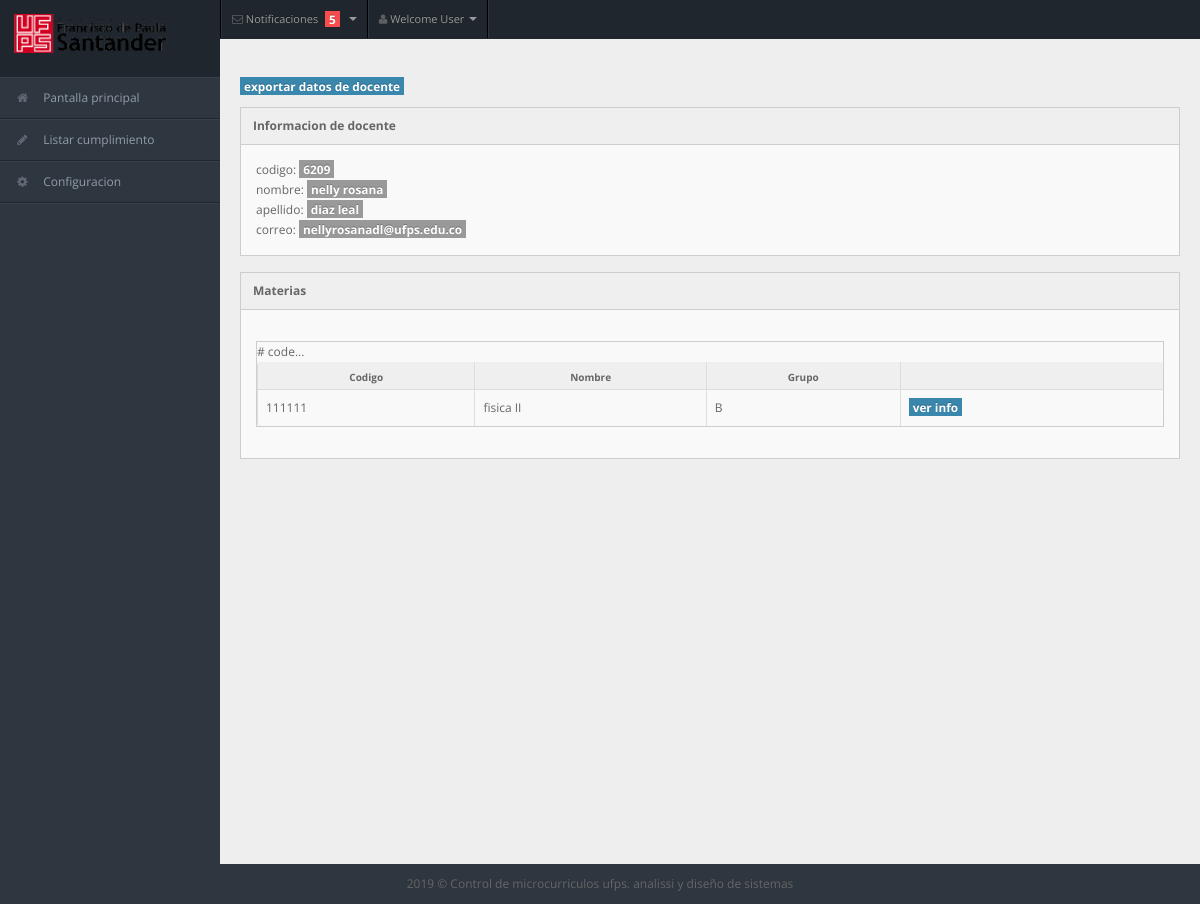
Screenshot of /views/admin/materiadocente.php?cod=6209 with the database file from the repository.
### tables this page shows
CREATE TABLE `persona` (
  `codigo` int(11) NOT NULL,
  `nombre` varchar(50) NOT NULL,
  `apellidos` varchar(50) NOT NULL,
  `correo` varchar(50) NOT NULL,
  `contrasena` varchar(255) NOT NULL,
  `tipo` int(11) NOT NULL
);

CREATE TABLE `asignatura` (
  `codigo` int(11) NOT NULL,
  `nombre` varchar(50) NOT NULL,
  `semestre` int(11) NOT NULL,
  `intensidadhoraria` int(11) NOT NULL,
  `creditos` int(11) NOT NULL,
  `nombre_plandeestudios` varchar(50) NOT NULL
);

CREATE TABLE `grupo` (
  `grupo_numero` int(11) NOT NULL,
  `codigo_asignatura` int(11) NOT NULL,
  `grupo` char(1) NOT NULL DEFAULT 'A',
  `codigo_docente` int(11) NOT NULL DEFAULT '0'
);

### model/DAO/personaDAO.php (called while the page is built, shortened)
<?php
require_once '../../model/DTO/personaDTO.php';
class personaDAO {
    public function consultar($id) {
        $conexion = new Conexion();
        $consulta = $conexion->prepare('SELECT * FROM persona WHERE codigo= :idc');
        $consulta->bindParam(':idc', $id);
        $consulta->execute();
        $tabla_datos = $consulta->fetchAll(PDO::FETCH_ASSOC);
        $ces = null;
        if (count($tabla_datos) == 1) {
            foreach ($tabla_datos as $con => $valor) {
                $ces = new personaDTO();
                $ces->setCodigo($tabla_datos[$con]["codigo"]);
                $ces->setNombre($tabla_datos[$con]["nombre"]);
                $ces->setApellido($tabla_datos[$con]["apellidos"]);
                $ces->setCorreo($tabla_datos[$con]["correo"]);
                $ces->setContrasena($tabla_datos[$con]["contrasena"]);
                $ces->setTipo($tabla_datos[$con]["tipo"]);
            }
            return $ces;
        } else {
            return null;
        }
    }
}

### model/DTO/personaDTO.php (called while the page is built, shortened)
<?php
class personaDTO {
    private $codigo;
    private $nombre;
    private $apellido;
    private $correo;
    function getCodigo() {
        return $this->codigo;
    }
    function getNombre() {
        return $this->nombre;
    }
    function getApellido() {
        return $this->apellido;
    }
    function getCorreo() {
        return $this->correo;
    }
    function setCodigo($codigo) {
        $this->codigo = $codigo;
    }
    function setNombre($nombre) {
        $this->nombre = $nombre;
    }
    function setApellido($apellido) {
        $this->apellido = $apellido;
    }
    function setCorreo($correo) {
        $this->correo = $correo;
    }
}

### model/DAO/docenteDAO.php (called while the page is built, shortened)
<?php
class docenteDAO {
    public function consultarMaterias($id) {
        $conexion = new Conexion();
        $consulta = $conexion->prepare("SELECT  A.codigo , A.nombre , G.grupo , G.grupo_numero , A.nombre_plandeestudios   FROM asignatura A,
            grupo G , docente D WHERE A.codigo = G.codigo_asignatura AND D.codigo_persona = G.codigo_docente AND G.codigo_docente =:idc");
        $consulta->bindParam(':idc', $id);
        $consulta->execute();
        $tabla_datos = $consulta->fetchAll(PDO::FETCH_NUM);
        $asct = array();
        foreach ($tabla_datos as $con) {
            array_push($asct, $con);
        }
        return $asct;
    }
}

### controllers/consultaseguimientocontroller.php (called while the page is built, shortened)
<?php
require_once '../../model/DAO/docenteDAO.php';
require_once '../../model/DAO/personaDAO.php';
require_once '../../model/DTO/personaDTO.php';
class consultaController {
    public function consultaMateriasDocente($cod) {
        $docdao = new docenteDAO();
        return $docdao->consultarMaterias($cod);
    }
}
?>

### views/admin/materiadocente.php (the view, shortened to what this page needs)
<!DOCTYPE html>
<html lang="en">
    <?php
    require_once '../../model/DAO/docenteDAO.php';
    require_once '../../model/DAO/personaDAO.php';
    require_once '../../model/DTO/personaDTO.php';
    require_once '../../controllers/consultaseguimientocontroller.php';
    $algo = new consultaController();
    $perdao = new personaDAO();
    $persona = $perdao->consultar($cod);
    $list = $algo->consultaMateriasDocente($cod);
    ?>
    <head>
        <link rel="stylesheet" href="../css/bootstrap.min.css" />
        <link rel="stylesheet" href="../css/bootstrap-responsive.min.css" />
        <link rel="stylesheet" href="../css/fullcalendar.css" />
        <link rel="stylesheet" href="../css/matrix-style.css" />
        <link rel="stylesheet" href="../css/matrix-media.css" />
        <link href="../font-awesome/css/font-awesome.css" rel="stylesheet" />
        <link rel="stylesheet" href="../css/jquery.gritter.css" />
    </head>
    <body>
        <?php
        include("../includes/navadmin.php");
        include("../includes/sideadmin.php");
        ?>
        <div id="content">
            <div class="container-fluid">
                <div class="row-fluid">
                    <div class="span6">
                        <a href="#">
                            <span class="label label-info">exportar datos de docente</span>
                        </a>
                    </div>
                    <div class="widget-box">
                        <div class="widget-title">
                            <h5>Informacion de docente</h5>
                        </div>
                        <div class="widget-content">
                            codigo:  <span class="label"><?php echo $persona->getCodigo(); ?> </span>
                            <br>
                            nombre: <span class="label"><?php echo $persona->getNombre(); ?></span>
                            <br>
                            apellido: <span class="label"><?php echo $persona->getApellido(); ?></span>
                            <br>
                            correo: <span class="label"><?php echo $persona->getCorreo(); ?></span>
                            <br>
                        </div>
                    </div>
                    <div class="widget-box">
                        <div class="widget-title">
                            <h5>Materias</h5>
                        </div>
                        <div class="widget-content">
                            <div class="widget-box">
                                <div class="widget-content nopadding">
                                    <table class="table table-bordered table-striped">
                                        <thead>
                                            <tr>
                                                <th>Codigo</th>
                                                <th>Nombre</th>
                                                <th>Grupo</th>
                                                <th></th>
                                            </tr>
                                        </thead>
                                        <tbody>
                                            <?php foreach ($list as $mat) { ?>
                                              <tr class="odd gradeA">
                                                  <td><?php echo $mat[0] ?> </td>
                                                  <td><?php echo $mat[1] ?></td>
                                                  <td><?php echo $mat[2] ?></td>
                                                  <td>
                                                      <a href="materia.php?<?php echo 'cod=' . $mat[0] . '&gru=' . $mat[0]; ?>">
                                                          <span class="label label-info">ver info</span>
                                                      </a>
                                                  </td>
                                              </tr>
                                            <?php } ?>
                                        </tbody>
                                    </table>
                                </div>
                            </div>
                        </div>
                    </div>
                </div>
            </div>
        </div>
        <?php
        include("../includes/footer.php");
        ?>
    </body>
</html>

### views/css/matrix-style.css (style rules this page uses)
* { outline:none !important; -moz-outline: none !important; }
html, body { height:100% }
body { overflow-x: hidden; margin-top: -10px; font-family: 'Open Sans', sans-serif; font-size:12px; color:#666; }
a { color:#666; }
select, textarea, input[type="text"], input[type="password"], input[type="datetime"], input[type="datetime-local"], input[type="date"], input[type="month"], input[type="time"], input[type="week"], input[type="number"], input[type="email"], input[type="url"], input[type="search"], input[type="tel"], input[type="color"], .uneditable-input, .label, .dropdown-menu, .btn, .well, .progress, .table-bordered, .btn-group > .btn:first-child, .btn-group > .btn:last-child, .btn-group > .btn:last-child, .btn-group > .dropdown-toggle, .alert { border-radius:0px; }
#content { background: none repeat scroll 0 0 #eeeeee; margin-left: 220px; margin-right: 0; padding-bottom: 25px; position: relative; min-height:100%; width: auto; }
.container-fluid .row-fluid:first-child { margin-top: 20px; }
.widget-box { background: none repeat scroll 0 0 #F9F9F9; border-left: 1px solid #CDCDCD; border-top: 1px solid #CDCDCD; border-right: 1px solid #CDCDCD; clear: both; margin-top: 16px; margin-bottom: 16px; position: relative; }
.widget-title, .modal-header, .table th, div.dataTables_wrapper .ui-widget-header { background:#efefef; border-bottom: 1px solid #CDCDCD; height: 36px; }
.widget-title h5 { color: #666; float: left; font-size: 12px; font-weight: bold; padding: 12px; line-height: 12px; margin: 0; }
.widget-content { padding:15px; border-bottom: 1px solid #cdcdcd; }
.table th { height: auto; font-size: 10px; padding: 5px 10px 2px; border-bottom: 0; text-align: center; color: #666666; }
.nopadding { padding: 0 !important; }
.nopadding .table { margin-bottom: 0; }
.nopadding .table-bordered { border: 0; }

### views/css/matrix-media.css (style rules this page uses)
body { background:#2E363F; }

### rows the page displays
persona: codigo "6209", nombre "nelly rosana", apellidos "diaz leal", correo "nellyrosanadl@ufps.edu.co"
asignatura: codigo "111111", nombre "fisica II", grupo.grupo "B"
